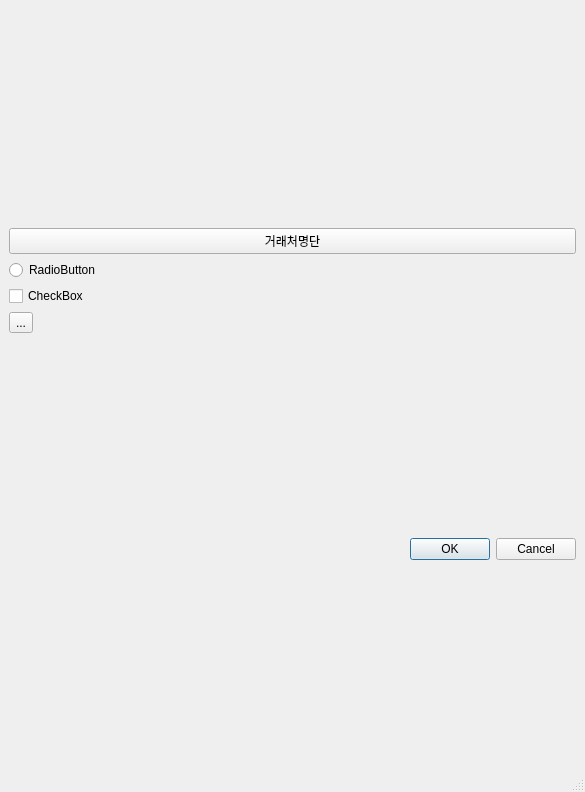
<?xml version="1.0" encoding="UTF-8"?>
<ui version="4.0">
 <class>MainWindow</class>
 <widget class="QMainWindow" name="MainWindow">
  <property name="geometry">
   <rect>
    <x>0</x>
    <y>0</y>
    <width>585</width>
    <height>792</height>
   </rect>
  </property>
  <property name="windowTitle">
   <string>MainWindow</string>
  </property>
  <widget class="QWidget" name="centralwidget">
   <layout class="QVBoxLayout" name="verticalLayout">
    <item>
     <layout class="QVBoxLayout" name="verticalLayout_2">
      <item>
       <spacer name="horizontalSpacer">
        <property name="orientation">
         <enum>Qt::Horizontal</enum>
        </property>
        <property name="sizeHint" stdset="0">
         <size>
          <width>40</width>
          <height>20</height>
         </size>
        </property>
       </spacer>
      </item>
     </layout>
    </item>
    <item>
     <layout class="QVBoxLayout" name="verticalLayout_4">
      <item>
       <widget class="QPushButton" name="pushButton">
        <property name="text">
         <string>거래처명단</string>
        </property>
       </widget>
      </item>
      <item>
       <widget class="QRadioButton" name="radioButton">
        <property name="text">
         <string>RadioButton</string>
        </property>
       </widget>
      </item>
      <item>
       <widget class="QCheckBox" name="checkBox">
        <property name="text">
         <string>CheckBox</string>
        </property>
       </widget>
      </item>
      <item>
       <widget class="QToolButton" name="toolButton">
        <property name="text">
         <string>...</string>
        </property>
       </widget>
      </item>
     </layout>
    </item>
    <item>
     <layout class="QGridLayout" name="gridLayout">
      <item row="0" column="0">
       <widget class="QDialogButtonBox" name="buttonBox">
        <property name="standardButtons">
         <set>QDialogButtonBox::Cancel|QDialogButtonBox::Ok</set>
        </property>
       </widget>
      </item>
     </layout>
    </item>
    <item>
     <layout class="QFormLayout" name="formLayout"/>
    </item>
   </layout>
  </widget>
  <widget class="QMenuBar" name="menubar">
   <property name="geometry">
    <rect>
     <x>0</x>
     <y>0</y>
     <width>585</width>
     <height>21</height>
    </rect>
   </property>
  </widget>
  <widget class="QStatusBar" name="statusbar"/>
 </widget>
 <resources/>
 <connections/>
</ui>
